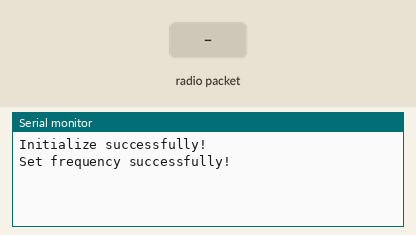
The sketch below on a simulated Arduino Uno, built with avr-gcc and run on an emulated ATmega328P. Shown: the last lines printed to the serial monitor. The test bench sets the inputs (shaded band). No radio packets arrive unless stated.

Above: at 1.3 s.
1.4 s: radio packet "1" arrives
At 2.1 s:
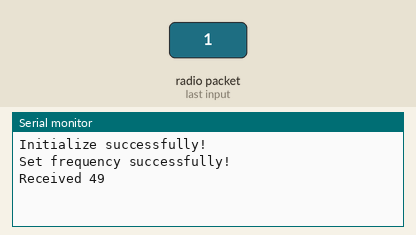
2.9 s: radio packet "0" arrives
At 3.2 s:
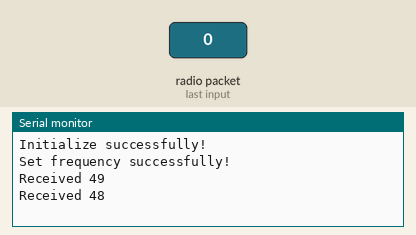
4.4 s: radio packet "2" arrives
At 5.6 s:
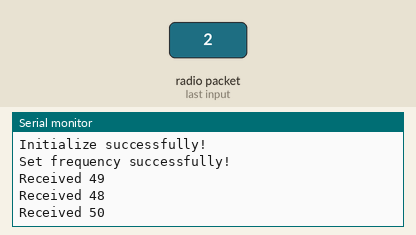

Measured:
- after the input at 1.4 s, the serial monitor: prints a new line at once (image 1)
- after the input at 2.9 s, the serial monitor: prints a new line at once (image 2)
- after the input at 4.4 s, the serial monitor: prints a new line at once (image 3)

The sketch:

SPI_Receive_A_Byte.ino
```cpp
// Receive a byte from another Arduino
// Author: Yiyang Jiang

#include <RH_RF69.h>
#include <SPI.h>

const int RSTPin = 8;
const int CS_pin = 7;
const int INT_pin = 3;

// Create an instance of the transceiver object
RH_RF69 myTransceiver(CS_pin, INT_pin);

void setup() {

  // Initialize the transceiver
  Serial.begin(9600);
  // Set up the pin that is connected to the transceiver’s RST pin to be an output
  pinMode(RSTPin, OUTPUT);
  // Set the voltage to be low
  digitalWrite(RSTPin, LOW);
  // Manually reset the transceiver by setting the RST pin to low for 100ms,
  // high for 10ms, then back to low for 10ms
  delay(100);
  digitalWrite(RSTPin, HIGH);
  delay(10);
  digitalWrite(RSTPin, LOW);
  delay(10);
  // Initialize the transceiver and desplay the initialization information
  if (myTransceiver.init()){
    Serial.println("Initialize successfully!");
  }
  else{
    Serial.println("Initialize unsuccessfully!");
  }
  // Set the transceiver’s frequency and desplay the initialization information
  if (myTransceiver.setFrequency(915)){
    Serial.println("Set frequency successfully!");
  }
  else{
    Serial.println("Set frequency unsuccessfully!");
  }
  // Set the transceiver’s power level
  myTransceiver.setTxPower(15, true);
}

void loop() {
  // Create a byte to receive data
  byte RXbyte;
  // See if data has been received
  if (myTransceiver.available()){
    //A buffer array to hold the data
    byte buffer[10];
    byte length = sizeof(buffer);
    // Get the data
    if (myTransceiver.recv(buffer, &length)){
      RXbyte = buffer[0];
      // Print the first element of the buffer array on the Serial Monitor
      Serial.print("Received ");
      Serial.println(RXbyte);
    }
  }
}
```
